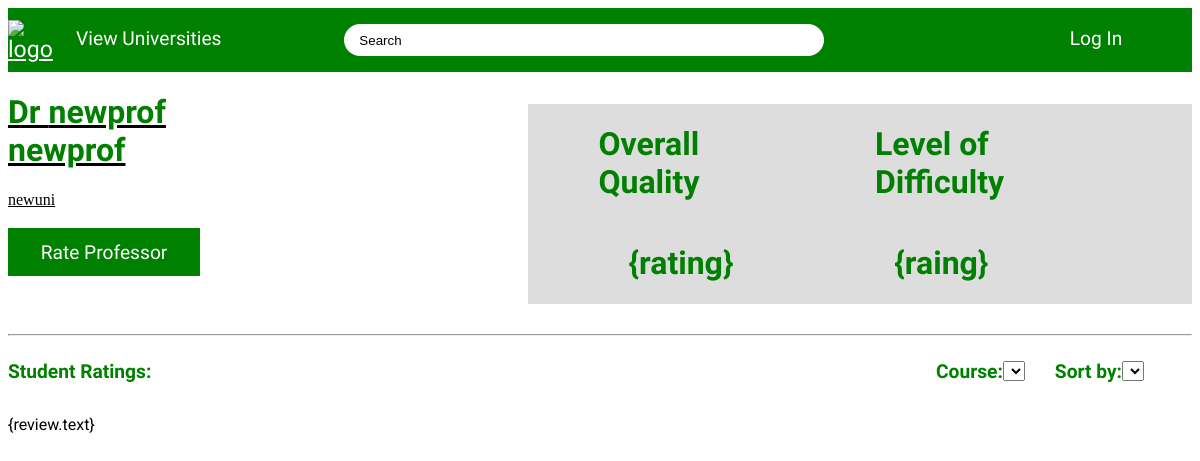
The page /professor_details/2 on the database its author committed.
### rmp_bd_app/models.py (models this page shows, shortened)
class Professor(models.Model):
    current_university = models.ForeignKey(University, on_delete=models.CASCADE)
    campus = models.ForeignKey(Campus, on_delete=models.CASCADE)
    department = models.ForeignKey(Department, on_delete=models.CASCADE)
    honorific = models.CharField(max_length=50)
    first_name = models.CharField(max_length=100)
    last_name = models.CharField(max_length=100)
    date_added = models.DateTimeField(auto_now_add=True)
    class Meta:
        verbose_name_plural = 'professors'

class University(models.Model):
    country = models.ForeignKey(Country, on_delete=models.CASCADE)
    university_name = models.CharField(max_length=200)
    date_added = models.DateTimeField(auto_now_add=True)
    class Meta:
        verbose_name_plural = 'universities'
    def __str__(self):
        return self.university_name

### rmp_bd_app/views.py (the view)
# urls.py: path('professor_details/<int:professor_id>', views.professor_details, name='professor_details'),
def professor_details(request, professor_id):
    professor = Professor.objects.get(id=professor_id)
    context = {'professor': professor}
    return render(request, 'rmp_bd_app/professor_details.html', context)

### rmp_bd_app/templates/rmp_bd_app/professor_details.html (shortened to what this page needs)
<!DOCTYPE html>
<html lang="en">
<head>
</head>
{% extends 'rmp_bd_app/base.html' %}
{% block content %}
<div id="stats">
<div id="professor">
    <a href=""><h1>{{professor.honorific}} {{professor.first_name}} {{professor.last_name}}</h1> </a>
    <a href=> {{ professor.current_university }}</a><br>
    <a href = "{% url 'rmp_bd_app:new_feedback' professor.id %}" ><button>Rate Professor</button></a>
</div>
<div id="scores">
  <div id= "scoretitle">
    <div style= "margin-left: 70px;"><h1>Overall Quality</h1></div>
    <div style= "margin-left: 70px; margin-right: 70px;"><h1>Level of Difficulty</h1></div>    </div>
  <div id="scorevalues" style = "margin-left: 100px;">
  <div ><h1>{rating}</h1></div>
  <div><h1>{raing}</h1></div></div>
</div>
</div>
<hr style="margin-top: 30px;">
<div id="ratingheadings">
<h2>Student Ratings:</h2>
<div id="ratingsorts">
  <h2>Course:</h2>
  <select name="Course" id="Course"></select>
  <h2 style="margin-left: 30px;">Sort by:</h2>
  <select name="Sortby" id="Sortby"></select>
</div>
</div>
<p>{review.text}</p>
{% endblock content %}

### rmp_bd_app/templates/rmp_bd_app/professor_details.html (style rules this page uses)
p { font-family: Roboto; text-decoration-color: black; }
h1, h2 { font-family: Antonio; color: green; text-decoration-color: green; }
h2 { font-size: 1.2em; }
button, #logo { width: 10em; height: 2.5em; font-family: Antonio; font-size: 1.2em; color:white; }
button { margin-top: 1em; background-color:green; border: none; margin-bottom: 1.2em; }
a { color: inherit; text-decoration-color: currentColor; }
#stats { display:flex; }
#scores { margin-left: 15em; margin-top: 2em; background-color: #ddd; }
#scoretitle { display:flex; justify-content: center; }
#scorevalues { display: flex; justify-content: space-between; width: 22.5em; }
#ratingheadings { margin-right: 3em; display:flex; justify-content: space-between; }
#ratingsorts { display: flex; align-items: center; }
select { height: 1.5em; }

### rmp_bd_app/templates/rmp_bd_app/base.html (style rules this page uses)
button, #logo, img { height: 2.5em; font-family: Antonio; font-size: 1.2em; color:white; }
button { margin-top: 1em; background-color:green; border: none; margin-bottom: 1.2em; }
button, #logo { width: 10em; height: 2.5em; font-family: Antonio; font-size: 1.2em; color:white; }

### rows shown on the page
Professor: honorific "Dr", first_name "newprof", last_name "newprof", current_university "newuni"
